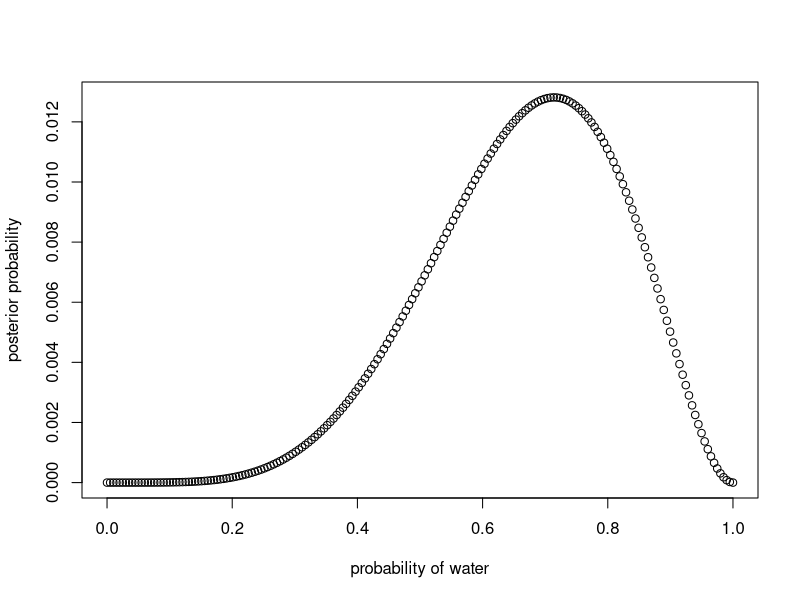

Write R code to recreate this figure. (Note: this script raises an error after producing the figure.)
library(tidyverse)

# 2e1 2,4 
# 2e2 3
# 2e3 1,4
# 2e4 Given the model and the data I estimte that 70 percent of the world is covered with water

# 2m1 
n = 7
w = 5 
# define grid
p_grid <- seq( from=0 , to=1 , length.out=200 )

# define prior
prior <- rep( 1 , 200 )

# compute likelihood at each value in grid
likelihood <- dbinom( w , size=n , prob=p_grid )

# compute product of likelihood and prior
unstd.posterior <- likelihood * prior

# standardize the posterior, so it sums to 1
posterior <- unstd.posterior / sum(unstd.posterior)

## R code 2.4
plot( p_grid , posterior , type="b" ,
      xlab="probability of water" , ylab="posterior probability" )


# 2m2
n = 7
w = 5 
n_point = 200
# define grid
p_grid <- seq( from=0 , to=1 , length.out=n_points )

# define prior
prior <- if_else(p_grid < 0.5, 0, 1)

# compute likelihood at each value in grid
likelihood <- dbinom( w , size=n , prob=p_grid )

# compute product of likelihood and prior
unstd.posterior <- likelihood * prior

# standardize the posterior, so it sums to 1
posterior <- unstd.posterior / sum(unstd.posterior)

## R code 2.4
plot( p_grid , posterior , type="b" ,
      xlab="probability of water" , ylab="posterior probability" )

# 2m3
dbinom( 0 , size=1 , prob=0.7 )/ ( dbinom( 0 , size=1 , prob=0 ) + dbinom( 0 , size=1 , prob=0.7 ))

#2m4
# so there are three cards. The question is: which card is lying on the table?
# We've got bb, bw, ww. 
# We have no prior info.
# We sample without replacement.
# We observe data b. bw can create this in 1 way. bb can create this in 2 ways. This would mean there is a chance of 2/3 that card is bb hence other side also b. 
#

#2m5
# 4/5. 

#2m6
# prior weight for bb, bw, ww is 1, 2, 3, respectively. p(b|bb) * 1/ ( p(b|bb) * 1 + p(b|bw) * 2) = 2/(2+2) = .5

# 2m7
# say c1 = bb. Then 2 ways to observe s1(c1) = b. Then 2 ways to observe s1(c2) = w if c2 = ww and 1 ways to observe s1(c2) = w if c2 = bw
# say c1 = bw. Then 1 ways to observe s1(c1) = b. Then 2 ways to observe s1(c2) = w if c2 = ww .
# 2*(2+1)/(2*(2+1) + 1*2) = 0.75

# 2h1
# 0.17
# You first update your belief about species of panda. After observing data = twin , Pr(species = A | data = twin) = 1/3. This becomes your new prior.
# Then P(twin) = p(twin|A) * p(A) + p(twin|B) * p(B) = .1 * 1/3 + .2 * 2/3 = .17
# or without likelihood 

# 2h2
# 10*1 / (10*1+20*1)
# P(A|twin) = p(twin|a) * p(a)/( p(twin|b) * p(b) + p(twin|b) * p(b)) = .1 * .5 / (.1 * .5 + .2 * .5)

# 2h3
# order is unimportant
# P(A|S) = P(S|A) * P(A|T)/ (P(S|A) * P(A|T) + P(S|B) * P(B|T)) = 0.9 * 1/3 / (0.9 * 1/3  + 0.8 * 2/3) 
# How do I use better notation for posterior that is being used for prior after?
# P(A|TS) = P(TS|A) * P(A)/ (P(TS|A) * P(A) + P(TS|B) * P(B)) = 0.9*.1 * .5 / (0.9*.1 * .5  + 0.8*.2 * .5) 


#2h4
# p(a|identify as A) = .8 * .5 / (.8 * .5 + .35 * .5 )= .8/1.15
# 8/1.15 * P(A|TS) / ( 8/1.15 * P(A|TS) + (1 - 8/1.15) * P(B|TS))

